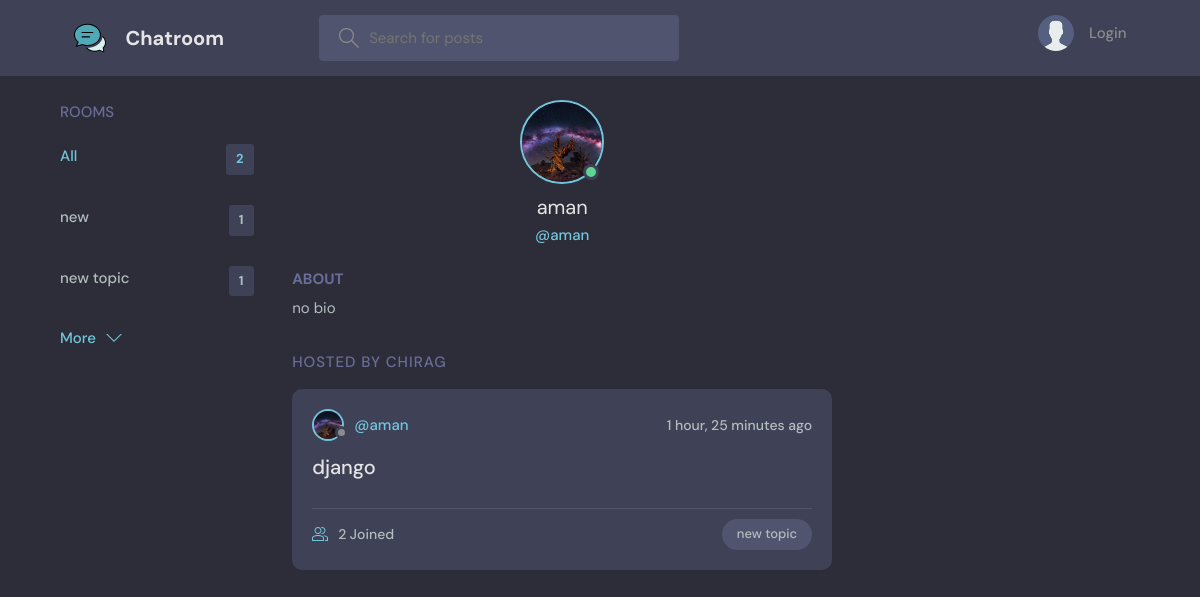
Screenshot of /profile/3/ with the database file from the repository.
### base/models.py (models this page shows, shortened)
class Topic(models.Model):
    name = models.CharField(max_length=200)

class User(AbstractUser):
    name = models.CharField(max_length=200, null=True)
    email = models.EmailField(unique=True, null=True)
    bio = models.TextField(null=True)
    avatar = models.ImageField(null=True, default="avatar.svg")
    USERNAME_FIELD = 'email'
    REQUIRED_FIELDS = ['name']
    objects=CustomUserManager()

class Room(models.Model):
    host = models.ForeignKey(User, on_delete=models.SET_NULL, null=True)
    topic = models.ForeignKey(Topic, on_delete=models.SET_NULL, null=True)
    name = models.CharField(max_length=200)
    description = models.TextField(null=True, blank=True)
    participants = models.ManyToManyField(
        User, related_name='participants', blank=True)
    updated = models.DateTimeField(auto_now=True)
    created = models.DateTimeField(auto_now_add=True)
    class Meta:
        ordering = ['-updated', '-created']
    def __str__(self):
        return self.name

### base/views.py (the view)
# urls.py: path('profile/<str:pk>/', views.userProfile, name="user-profile"),
def userProfile(request, pk):
    user = User.objects.get(id=pk)
    rooms = user.room_set.all()
    room_messages = user.message_set.all()
    topics = Topic.objects.all()
    context = {'user': user, 'rooms': rooms,
               'room_messages': room_messages, 'topics': topics}
    return render(request, 'base/profile.html', context)

### base/templates/base/profile.html (shortened to what this page needs)
{% extends 'main.html' %}
{% block content %}
<main class="profile-page layout layout--3">
  <div class="container">
    {% include 'base/topics_component.html' %}
    <div class="roomList">
      <div class="profile">
        <div class="profile__avatar">
          <div class="avatar avatar--large active">
            <img src="{{user.avatar.url}}" />
          </div>
        </div>
        <div class="profile__info">
          <h3>{{user.name}}</h3>
          <p>@{{user.username}}</p>
        </div>
        <div class="profile__about">
          <h3>About</h3>
          <p>
            {{user.bio}}
          </p>
        </div>
      </div>
      <div class="roomList__header">
        <div>
          <h2>Hosted by chirag</a>
          </h2>
        </div>
      </div>
      {% include 'base/feed_component.html' %}
    </div>
  </div>
</main>
{% endblock content %}

### base/templates/base/topics_component.html
<div class="topics">
    <div class="topics__header">
        <h2>Rooms</h2>
    </div>
    <ul class="topics__list">
        <li>
            <a href="{% url 'home' %}" class="active">All <span>{{topics.count}}</span></a>
        </li>
        {% for topic in topics %}
        <li>
            <a href="{% url 'home' %}?q={{topic.name}}">{{topic.name}}<span>{{topic.room_set.all.count}}</span></a>
        </li>
        {% endfor %}
    </ul>
    <a class="btn btn--link" href="{% url 'topics' %}">
        More
        <svg version="1.1" xmlns="http://www.w3.org/2000/svg" width="32" height="32" viewBox="0 0 32 32">
            <title></title>
            <path d="M16 21l-13-13h-3l16 16 16-16h-3l-13 13z"></path>
        </svg>
    </a>
</div>

### base/templates/base/feed_component.html (shortened to what this page needs)
{% for room in rooms %}
<div class="roomListRoom">
    <div class="roomListRoom__header">
        <a href="{% url 'user-profile' room.host.id %}" class="roomListRoom__author">
            <div class="avatar avatar--small">
                <img src="{{room.host.avatar.url}}" />
            </div>
            <span>@{{room.host.username}}</span>
        </a>
        <div class="roomListRoom__actions">
            <span>{{room.created|timesince}} ago</span>
        </div>
    </div>
    <div class="roomListRoom__content">
        <a href="{% url 'room' room.id %}">{{room.name}}</a>
    </div>
    <div class="roomListRoom__meta">
        <a href="{% url 'room' room.id %}" class="roomListRoom__joined">
            {{room.participants.all.count}} Joined
        </a>
        <p class="roomListRoom__topic">{{room.topic.name}}</p>
    </div>
</div>
{% endfor %}

### rows the page displays
Topic: name "new", room_set.all.count "1"
Topic: name "new topic", room_set.all.count "1"
User: avatar (picture), name "aman", username "aman", bio "no bio"
Room: host.avatar (picture), host.username "aman", created "1 hour, 25 minutes", name "django", participants.all.count "2", topic.name "new topic"

### other values shown
{{ topics.count }} "2"
